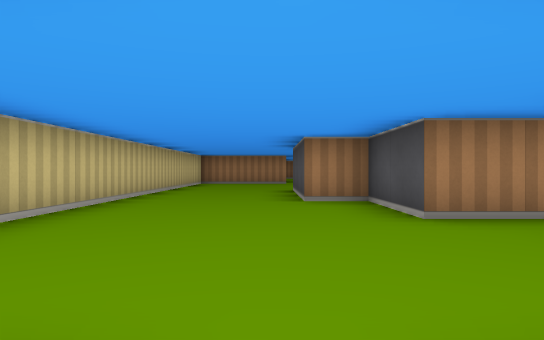
[1] (above)

16 first-person views from a walk through a cub3D ray-caster map. The camera is about half as high as the walls, looks level and sees 75° across. The floor is counted in squares. Each view is taken from the middle of a square. On the plan, view 1 faces up. The plan holds only what a view shows up to about 9 squares ahead; the rest is blank.

[2]
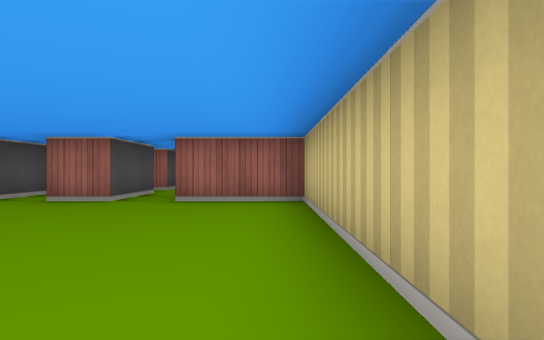

[3]
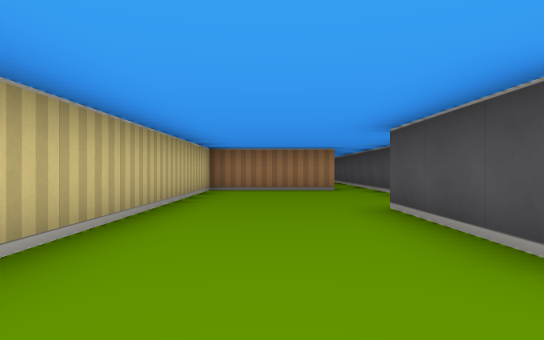

[4]
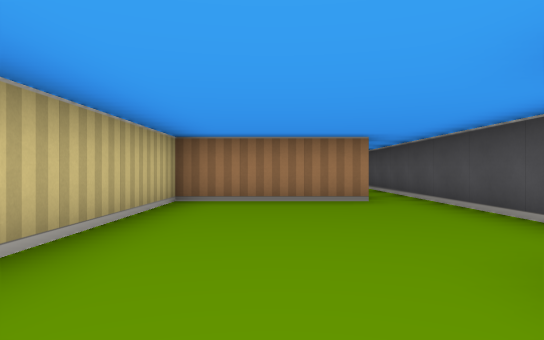

[5]
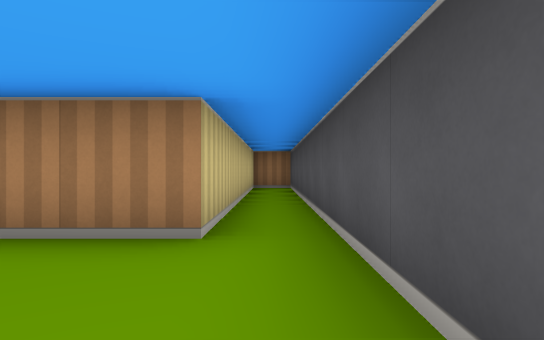

[6]
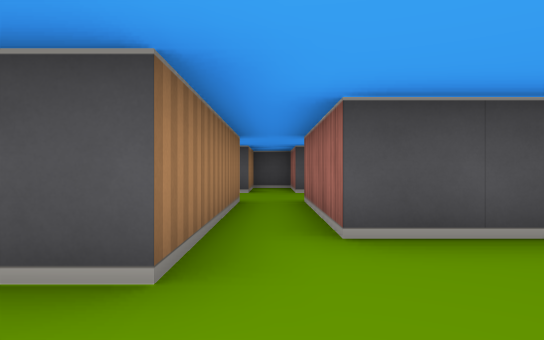

[7]
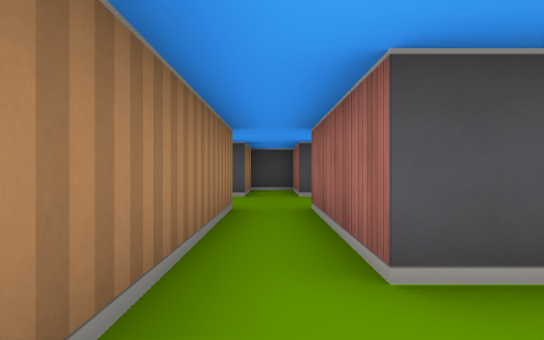

[8]
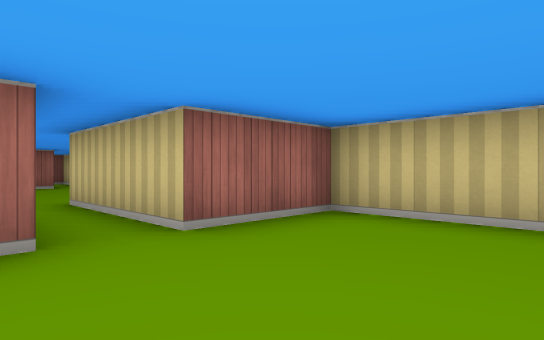

[9]
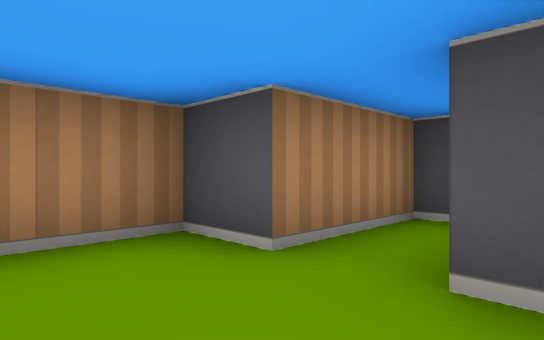

[10]
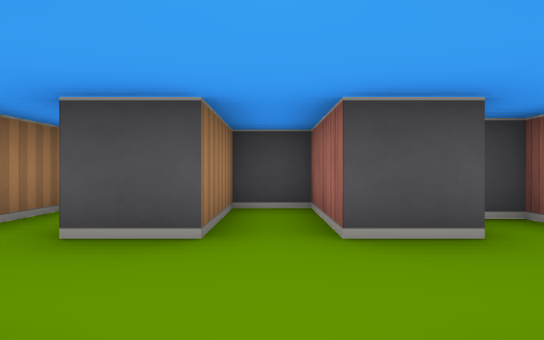

[11]
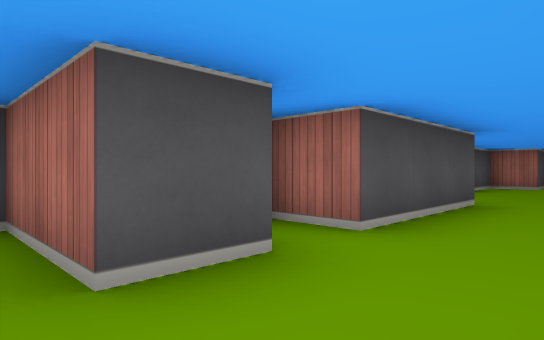

[12]
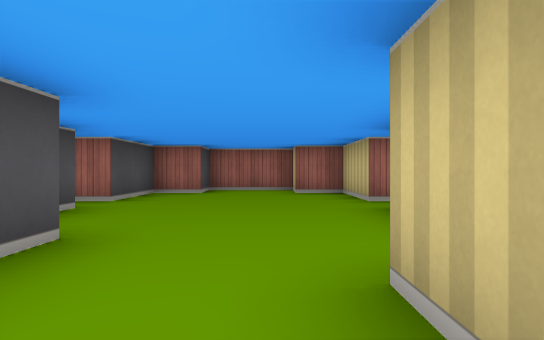

[13]
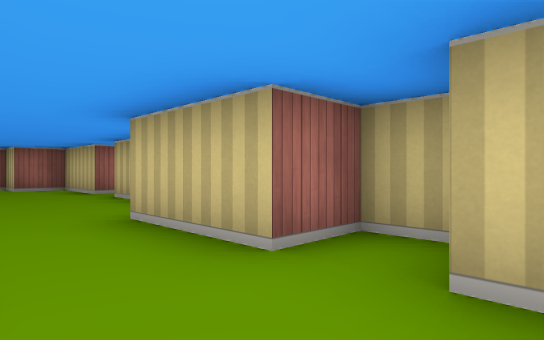

[14]
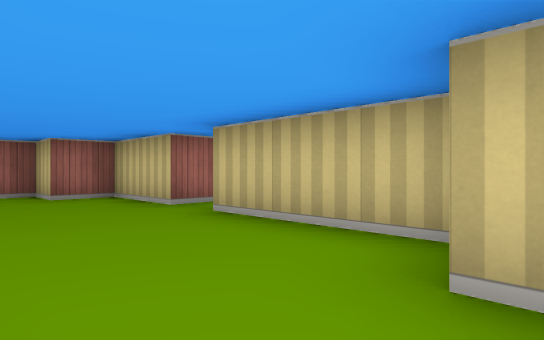

[15]
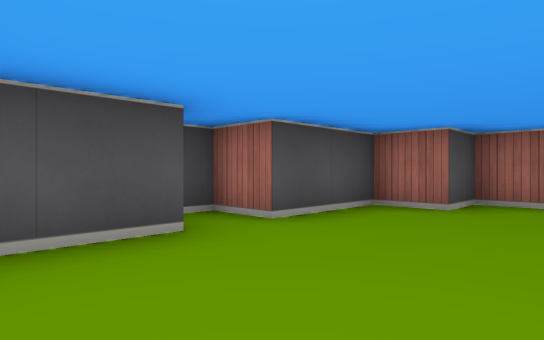

[16]
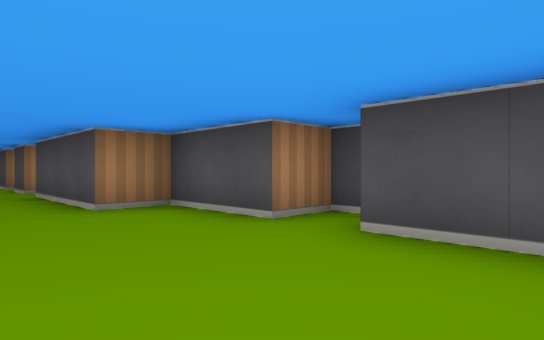

### Floor plan
Ten units are one square. View 1 is at (0, 0); x grows to the right and y downward. Boxes are objects, and circles mark ways between rooms. Rooms are numbered by the first view taken in them; rooms with no view inside come last. Other rooms are left out.
<svg viewBox="-30 -195 130 305">
<path fill="none" stroke="#000" d="M5 15 5 -5M-5 -5 -5 25M15 -102 15 -189M5 -5 15 -5M55 -35 15 -35 15 -55 5 -55 5 -85M25 11 25 -25 55 -25M5 -190 5 -125 -25 -125 -25 -5 -5 -5M75 5 75 -5 95 -5 95 -15 75 -15 75 -25M45 75 45 95 55 95 55 105 75 105 75 95 85 95 85 75 95 75 95 65 85 65 85 45 75 45 75 15 85 15 85 10M45 38 45 65M45 8 45 15 55 15 55 35M75 -25 95 -25 95 -35 75 -35 75 -45 62 -45"/>
<circle cx="0" cy="-10" r="3" fill="#2a7"/>
<circle cx="50" cy="-30" r="3" fill="#2a7"/>
<circle cx="65" cy="0" r="3" fill="#2a7"/>
<circle cx="65" cy="-20" r="3" fill="#2a7"/>
<text x="0" y="10">1</text>
<text x="0" y="-70">2</text>
<text x="70" y="-10">3</text>
<text x="70" y="60">4</text>
<text x="70" y="-30">5</text>
</svg>
Room 1 opens to room 2. Room 2 opens to room 5. Room 3 opens to room 4. Room 3 opens to room 5.

Where each view was taken, in squares from view 1:
view 1: 0 up, 0 right, facing up
view 2: 6 up, 2 left, facing down
view 3: 4 up, 1 left, facing up
view 4: 7 up, 1 left, facing up
view 5: 10 up, 1 right, facing up
view 6: 3 up, 0 right, facing right
view 7: 3 up, 1 right, facing right
view 8: 3 up, 1 right, facing down-left
view 9: 2 up, 6 right, facing up-right
view 10: 1 up, 5 right, facing right
view 11: 1 up, 6 right, facing down-right
view 12: 2 down, 6 right, facing down
view 13: 0 up, 7 right, facing down-left
view 14: 3 down, 7 right, facing down-left
view 15: 5 down, 6 right, facing down-right
view 16: 9 down, 6 right, facing up-right
